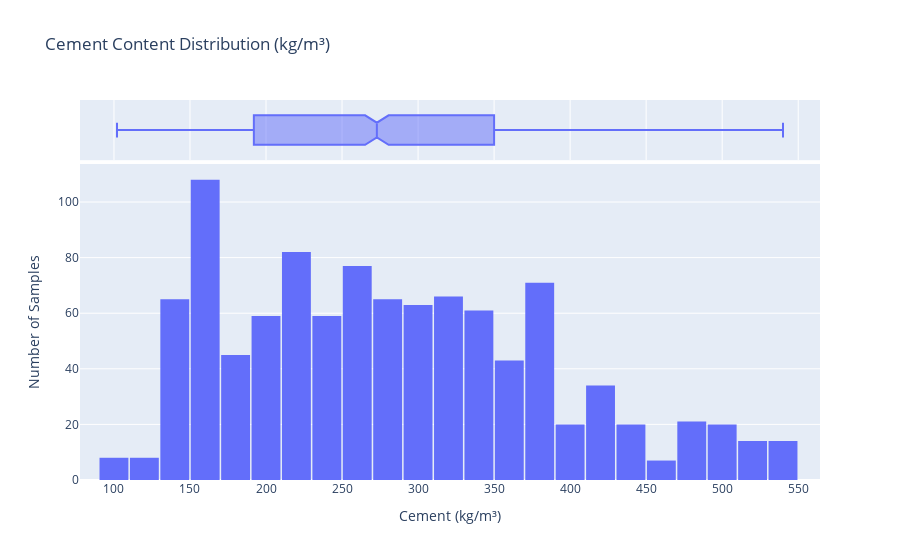

Notebook source saved alongside this figure:
### Markdown cell above
### Cement

Let's look at the distribution of **cement quantity** (in kg per cubic meter) used in the concrete mixtures. Cement is one of the most critical components influencing the final compressive strength. Understanding how it varies across samples can help us evaluate its contribution to strength prediction.

We'll use a histogram with a box plot to explore the distribution.

### Code cell
import plotly.express as px

fig = px.histogram(df,
                   x='cement',
                   marginal='box',
                   title='Cement Content Distribution (kg/m³)')

fig.update_layout(bargap=0.05,
                  xaxis_title='Cement (kg/m³)',
                  yaxis_title='Number of Samples')

fig.show()

### Figure 1 — Plotly figure (JSON) as saved in the notebook; plotly's stock layout.template omitted (floating-point values rounded to 4 significant figures; data arrays with more than 128 entries replaced by an {"elided": "..."} marker saying what was removed)
{"data": [{"alignmentgroup": "True", "bingroup": "x", "hovertemplate": "cement=%{x}<br>count=%{y}<extra></extra>", "legendgroup": "", "marker": {"color": "#636efa", "pattern": {"shape": ""}}, "name": "", "offsetgroup": "", "orientation": "v", "showlegend": false, "type": "histogram", "x": {"elided": "1030 float values"}, "xaxis": "x", "yaxis": "y"}, {"alignmentgroup": "True", "hovertemplate": "cement=%{x}<extra></extra>", "legendgroup": "", "marker": {"color": "#636efa"}, "name": "", "notched": true, "offsetgroup": "", "showlegend": false, "type": "box", "x": {"elided": "1030 float values"}, "xaxis": "x2", "yaxis": "y2"}], "layout": {"autosize": true, "bargap": 0.05, "barmode": "relative", "legend": {"tracegroupgap": 0}, "title": {"text": "Cement Content Distribution (kg/m³)"}, "xaxis": {"anchor": "y", "autorange": true, "domain": [0, 1], "range": [77.67, 564.3], "title": {"text": "Cement (kg/m³)"}, "type": "linear"}, "xaxis2": {"anchor": "y2", "autorange": true, "domain": [0, 1], "matches": "x", "range": [77.67, 564.3], "showgrid": true, "showticklabels": false, "type": "linear"}, "yaxis": {"anchor": "x", "autorange": true, "domain": [0, 0.8316], "range": [0, 113.7], "title": {"text": "Number of Samples"}}, "yaxis2": {"anchor": "x2", "autorange": true, "domain": [0.8416, 1], "matches": "y2", "range": [-0.5, 0.5], "showgrid": false, "showline": false, "showticklabels": false, "ticks": "", "type": "category"}}}
